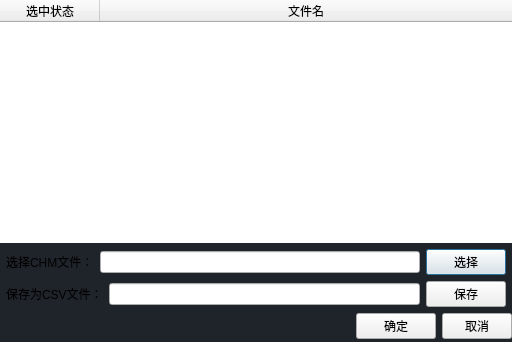
<?xml version="1.0" encoding="UTF-8"?>
<ui version="4.0">
 <class>Dialog</class>
 <widget class="QDialog" name="Dialog">
  <property name="geometry">
   <rect>
    <x>0</x>
    <y>0</y>
    <width>512</width>
    <height>342</height>
   </rect>
  </property>
  <property name="windowTitle">
   <string>单木结构参数提取</string>
  </property>
  <property name="styleSheet">
   <string notr="true">QDialog{
	background-color:#1f232a;
}



</string>
  </property>
  <layout class="QVBoxLayout" name="verticalLayout_2">
   <property name="spacing">
    <number>0</number>
   </property>
   <property name="leftMargin">
    <number>0</number>
   </property>
   <property name="topMargin">
    <number>0</number>
   </property>
   <property name="rightMargin">
    <number>0</number>
   </property>
   <property name="bottomMargin">
    <number>0</number>
   </property>
   <item>
    <layout class="QVBoxLayout" name="verticalLayout">
     <property name="spacing">
      <number>6</number>
     </property>
     <item>
      <widget class="QTreeWidget" name="chm_file_tree_widget">
       <property name="styleSheet">
        <string notr="true">QTreeWidget {
                        border: 0.2px solid white; /* 设置描边 */
                        border-radius: 5px; /* 设置圆角 */
                    }

                    QTreeWidget::item {
                        padding: 5px;
            
                    }</string>
       </property>
       <column>
        <property name="text">
         <string>选中状态</string>
        </property>
        <property name="textAlignment">
         <set>AlignCenter</set>
        </property>
       </column>
       <column>
        <property name="text">
         <string>文件名</string>
        </property>
        <property name="textAlignment">
         <set>AlignCenter</set>
        </property>
       </column>
      </widget>
     </item>
     <item>
      <layout class="QHBoxLayout" name="horizontalLayout_4">
       <property name="leftMargin">
        <number>6</number>
       </property>
       <property name="rightMargin">
        <number>6</number>
       </property>
       <item>
        <widget class="QLabel" name="label_3">
         <property name="text">
          <string>选择CHM文件：</string>
         </property>
        </widget>
       </item>
       <item>
        <widget class="QLineEdit" name="chm_file_path"/>
       </item>
       <item>
        <widget class="QPushButton" name="select_file_chm">
         <property name="text">
          <string>选择</string>
         </property>
        </widget>
       </item>
      </layout>
     </item>
     <item>
      <layout class="QHBoxLayout" name="horizontalLayout_3">
       <property name="leftMargin">
        <number>6</number>
       </property>
       <property name="rightMargin">
        <number>6</number>
       </property>
       <item>
        <widget class="QLabel" name="label_2">
         <property name="text">
          <string>保存为CSV文件：</string>
         </property>
        </widget>
       </item>
       <item>
        <widget class="QLineEdit" name="save_file_path_csv"/>
       </item>
       <item>
        <widget class="QPushButton" name="select_file_csv">
         <property name="text">
          <string>保存</string>
         </property>
        </widget>
       </item>
      </layout>
     </item>
     <item>
      <layout class="QHBoxLayout" name="horizontalLayout_5">
       <property name="leftMargin">
        <number>6</number>
       </property>
       <property name="rightMargin">
        <number>6</number>
       </property>
      </layout>
     </item>
     <item>
      <layout class="QHBoxLayout" name="horizontalLayout_2">
       <property name="topMargin">
        <number>0</number>
       </property>
       <property name="bottomMargin">
        <number>3</number>
       </property>
       <item>
        <spacer name="horizontalSpacer">
         <property name="orientation">
          <enum>Qt::Orientation::Horizontal</enum>
         </property>
         <property name="sizeHint" stdset="0">
          <size>
           <width>40</width>
           <height>20</height>
          </size>
         </property>
        </spacer>
       </item>
       <item>
        <spacer name="horizontalSpacer_2">
         <property name="orientation">
          <enum>Qt::Orientation::Horizontal</enum>
         </property>
         <property name="sizeHint" stdset="0">
          <size>
           <width>40</width>
           <height>20</height>
          </size>
         </property>
        </spacer>
       </item>
       <item>
        <widget class="QPushButton" name="accept">
         <property name="styleSheet">
          <string notr="true"/>
         </property>
         <property name="text">
          <string>确定</string>
         </property>
        </widget>
       </item>
       <item>
        <widget class="QPushButton" name="reject">
         <property name="maximumSize">
          <size>
           <width>70</width>
           <height>16777215</height>
          </size>
         </property>
         <property name="text">
          <string>取消</string>
         </property>
        </widget>
       </item>
      </layout>
     </item>
    </layout>
   </item>
  </layout>
 </widget>
 <resources>
  <include location="../assets/icons/icon.qrc"/>
 </resources>
 <connections>
  <connection>
   <sender>reject</sender>
   <signal>clicked()</signal>
   <receiver>Dialog</receiver>
   <slot>reject()</slot>
   <hints>
    <hint type="sourcelabel">
     <x>411</x>
     <y>306</y>
    </hint>
    <hint type="destinationlabel">
     <x>276</x>
     <y>-26</y>
    </hint>
   </hints>
  </connection>
  <connection>
   <sender>accept</sender>
   <signal>clicked()</signal>
   <receiver>Dialog</receiver>
   <slot>accept()</slot>
   <hints>
    <hint type="sourcelabel">
     <x>332</x>
     <y>306</y>
    </hint>
    <hint type="destinationlabel">
     <x>336</x>
     <y>-33</y>
    </hint>
   </hints>
  </connection>
 </connections>
</ui>
